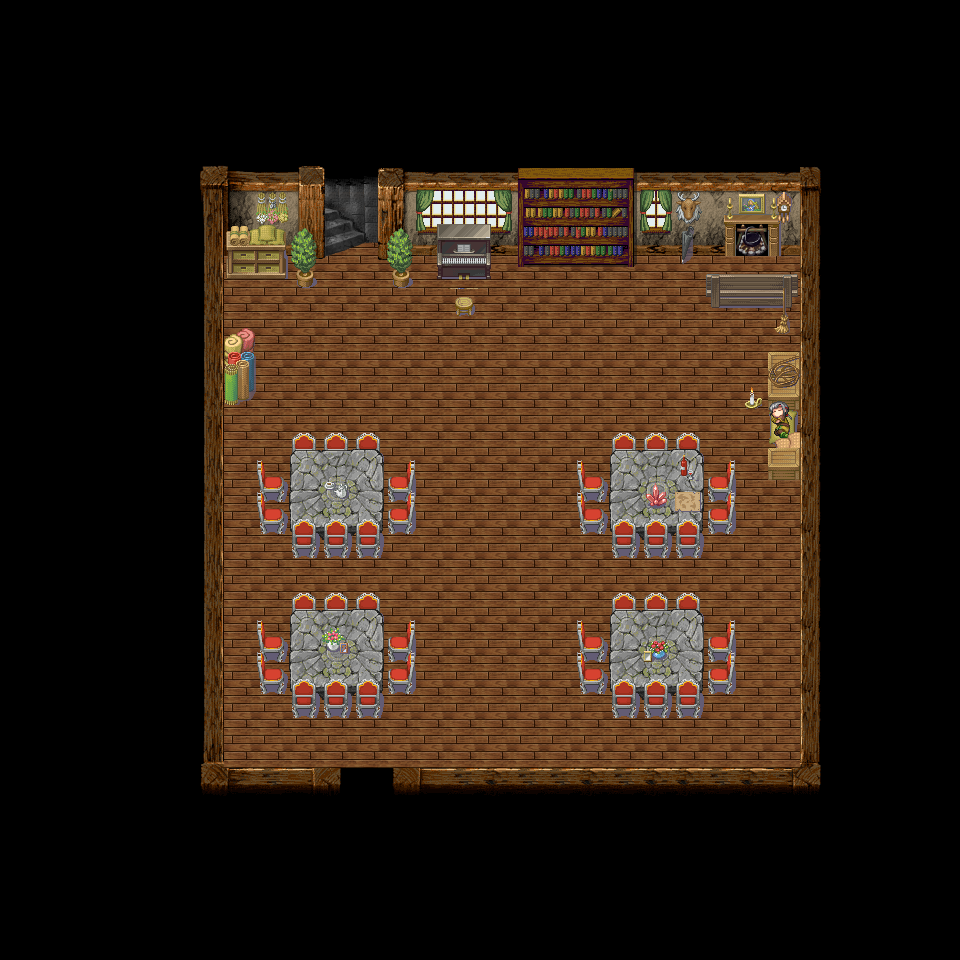

The image is a tile-based game level rendered from a .tmx file. Its description and source (layers, tilesets, objects; grid data summarised) follow:
An orthogonal 30x30 tile map with 32x32 px tiles, 4 tile layers (Piso, Paredes, Decorado, sobre) and 19 objects (clavLevelEntity).

<map version="1.0" orientation="orthogonal" renderorder="right-down" width="30" height="30" tilewidth="32" tileheight="32" backgroundcolor="#000000" nextobjectid="97"><tileset firstgid="1" name="out" tilewidth="32" tileheight="32"><image source="ciudad_taberna.png" width="384" height="384" /></tileset>
 <layer name="Piso" width="30" height="30">
  <data>[900 cells, 395 non-empty, 2 distinct tile ids]</data>
 </layer>
 <layer name="Paredes" width="30" height="30">
  <data>[900 cells, 156 non-empty, 55 distinct tile ids]</data>
 </layer>
 <layer name="Decorado" width="30" height="30">
  <data>[900 cells, 97 non-empty, 60 distinct tile ids]</data>
 </layer>
 <layer name="sobre" width="30" height="30">
  <data>[900 cells, 57 non-empty, 33 distinct tile ids]</data>
 </layer>
 <objectgroup color="#02faea" name="Triggers">
  <object id="66" name="clavLevelEntity" x="352" y="768" width="32" height="32">
   <properties>
    <property name="duration" value="250" />
    <property name="fade" value="#000000" />
    <property name="spawn" value="out_taberna" />
    <property name="to" value="ciudad" />
   </properties>
  </object>
 </objectgroup>
 <objectgroup name="collision">
  <object id="68" x="288" y="480" width="96" height="64" />
  <object id="69" x="608" y="480" width="96" height="64" />
  <object id="70" x="608" y="640" width="96" height="64" />
  <object id="71" x="288" y="640" width="96" height="64" />
  <object id="76" x="384" y="256" width="128" height="32" />
  <object id="79" x="384" y="160" width="416" height="96" />
  <object id="80" x="800" y="160" width="32" height="640" />
  <object id="81" x="384" y="768" width="416" height="32" />
  <object id="85" x="192" y="160" width="32" height="640" />
  <object id="87" x="224" y="768" width="128" height="32" />
  <object id="88" x="224" y="160" width="96" height="128" />
  <object id="90" x="704" y="288" width="96" />
  <object id="91" x="768" y="256" width="32" height="32" />
  <object id="92" x="768" y="352" width="32" height="128" />
  <object id="93" x="768" y="288" width="32" height="64" />
  <object id="94" x="736" y="384" width="32" height="32" />
  <object id="96" x="224" y="352" width="32" height="64" />
 </objectgroup>
 <objectgroup color="#ffd100" name="Spawns">
  <object id="64" x="352" y="736" width="32" height="32">
   <properties>
    <property name="direction" value="run-down" />
    <property name="spawn" value="in" />
   </properties>
  </object>
 </objectgroup>
</map>
